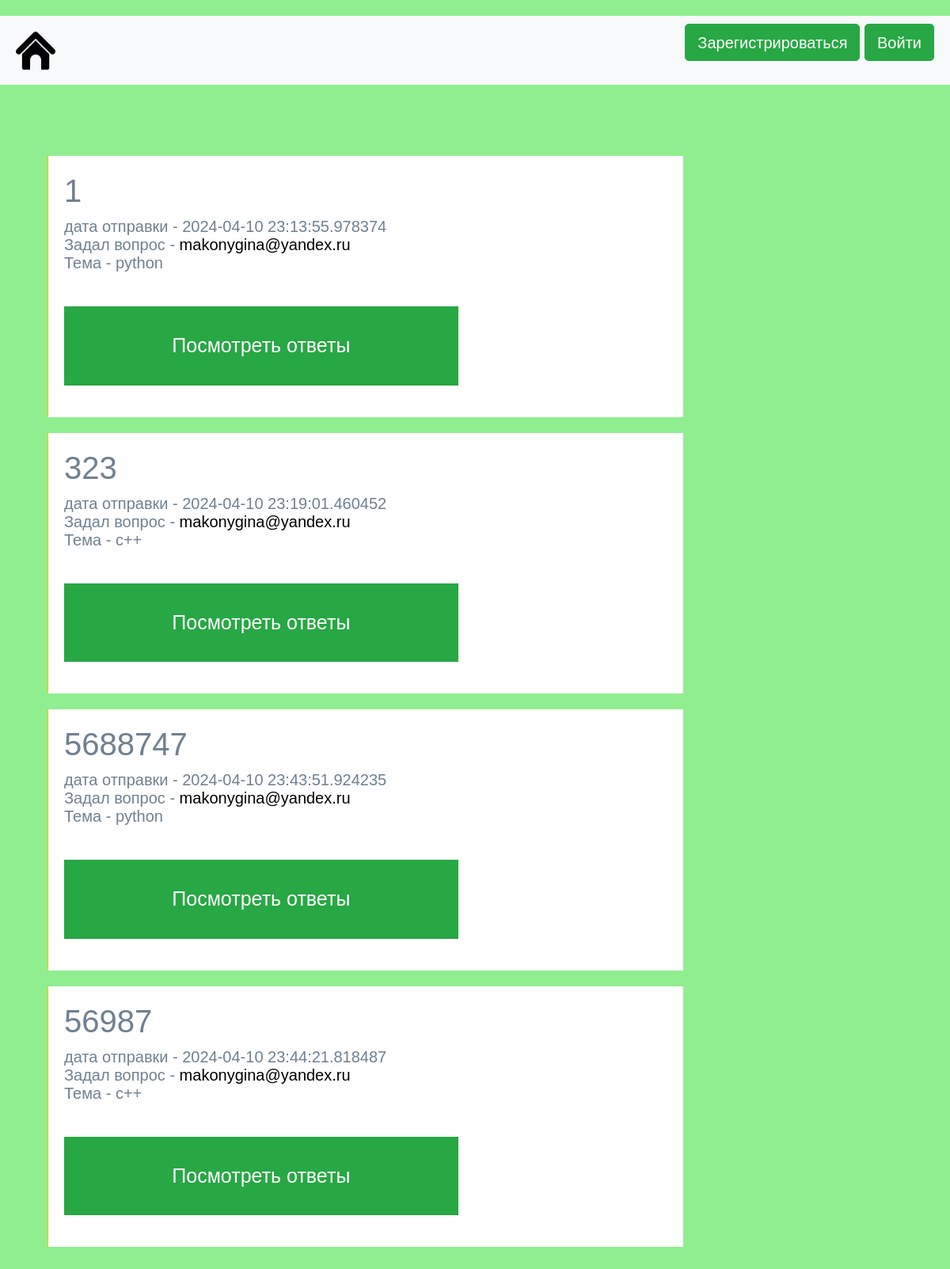
The page / on the database its author committed.
### data/questions.py (models this page shows)
class Questions(SqlAlchemyBase):
    __tablename__ = 'questions'
    id = sqlalchemy.Column(sqlalchemy.Integer,
                           primary_key=True, autoincrement=True)
    title = sqlalchemy.Column(sqlalchemy.String, nullable=True)
    content = sqlalchemy.Column(sqlalchemy.String, nullable=True)
    created_date = sqlalchemy.Column(sqlalchemy.DateTime,
                                     default=datetime.datetime.now)
    is_private = sqlalchemy.Column(sqlalchemy.Boolean, default=True)
    type_id = sqlalchemy.Column(sqlalchemy.String, nullable=True)
    user_id = sqlalchemy.Column(sqlalchemy.Integer,
                                sqlalchemy.ForeignKey("users.id"))
    user = orm.relationship('User')
    answers = orm.relationship("Answers", back_populates='questions')
    @property
    def type_name(self):
        return QuestionType.types_list.get(int(self.type_id))

### data/users.py (models this page shows, shortened)
class User(SqlAlchemyBase, UserMixin):
    __tablename__ = 'users'
    id = sqlalchemy.Column(sqlalchemy.Integer,
                           primary_key=True, autoincrement=True)
    name = sqlalchemy.Column(sqlalchemy.String, nullable=True)
    about = sqlalchemy.Column(sqlalchemy.String, nullable=True)
    email = sqlalchemy.Column(sqlalchemy.String,
                              index=True, unique=True, nullable=True)
    hashed_password = sqlalchemy.Column(sqlalchemy.String, nullable=True)
    created_date = sqlalchemy.Column(sqlalchemy.DateTime,
                                     default=datetime.datetime.now)
    questions = orm.relationship("Questions", back_populates='user')
    answers = orm.relationship("Answers", back_populates='user')

### programm.py (the view)
@app.route('/')
def index():
    db_sess = db_session.create_session()
    if current_user.is_authenticated:
        questions = db_sess.query(Questions).filter(
            (Questions.user == current_user) | (Questions.is_private != True))
    else:
        questions = db_sess.query(Questions).filter(Questions.is_private != True)
    for q in questions:
        print(q.type_name)
    return render_template("index.html", questions=questions)

### data/db_session.py (called while the page is built)
def create_session() -> Session:
    global __factory
    return __factory()

### templates/index.html (shortened to what this page needs)
{% extends "base.html" %}
{% block content %}
<link rel="stylesheet" href="{{ url_for('static', filename='css/c.css') }}">
<div class="container">
      <div class="row">
        <div class="col-lg-9 mb-3">
{% for item in questions%}
          <div class="card row-hover pos-relative py-3 px-3 mb-3 border-warning border-top-0 border-right-0 border-bottom-0 rounded-0">
            <div class="row align-items-center">
              <div class="col-md-8 mb-3 mb-sm-0">
                <h2>
                  {{item.title}}
                </h2>
                <p class="text-sm"><span class="op-6">дата отправки - </span>{{item.created_date}}<br/><span class="op-6">Задал вопрос - </span>
                    <a class="text-black" href="/other_profile/{{item.user.id}}">{{item.user.name}}</a><br/><span class="op-6">Тема - </span>
                    {{item.type_name}}</p><br/>
                <div class="text-sm op-5">
                <a class="btn btn-lg btn-block btn-success rounded-0 py-4 mb-3 bg-op-6 roboto-bold" href="/solutions/{{item.id}}" class="btn btn-warning">Посмотреть ответы</a>
              </div>
            </div>
          </div>
         </div>
{% endfor %}
      </div>
    </div>
{% endblock %}

### templates/base.html (shortened to what this page needs)
<!doctype html>
<html lang="en">
<head>
    <link rel="stylesheet"
          href="https://stackpath.bootstrapcdn.com/bootstrap/4.4.1/css/bootstrap.min.css"
>
    <link rel="stylesheet" href="{{ url_for('static', filename='css/c.css') }}">
</head>
<body>
<header>
    <nav class="navbar navbar-light bg-light">
       <a class="navbar-brand" href="/"><img src="{{ url_for('static', filename='img/home.png') }}" alt="Главная страница" width="50" height="50"></a>
        {% if current_user.is_authenticated %}
        <h>{{ current_user.name }}</h>
        <a class="btn btn-success" href="/logout">Выход</a>
        <a class="btn btn-success" href="/profile">Профиль</a>
       {% else %}
        <p>
        <a class="btn btn-success" href="/register">Зарегистрироваться</a>
        <a class="btn btn-success" href="/login">Войти</a>
        </p>
        {% endif %}
    </nav>
</header>
<br/>
<br/>
<br/>
<main role="main" class="container">
    {% block content %}{% endblock %}
</main>
</body>
</html>

### static/css/c.css (style rules this page uses)
body { margin-top:20px; background:#eee; color: #708090; }
a { text-decoration:none; }
.text-black, .text-hover-black:hover { color: #000 !important; }
* { line-height: 2.5; font: 20px Stem-Regular,arial, sans-serif; }
body { background-color: #90EE90; }

### rows shown on the page
Questions: title "1", created_date "2024-04-10 23:13:55.978374", user.name "makonygina@yandex.ru", type_name "python"
Questions: title "323", created_date "2024-04-10 23:19:01.460452", user.name "makonygina@yandex.ru", type_name "c++"
Questions: title "5688747", created_date "2024-04-10 23:43:51.924235", user.name "makonygina@yandex.ru", type_name "python"
Questions: title "56987", created_date "2024-04-10 23:44:21.818487", user.name "makonygina@yandex.ru", type_name "c++"
